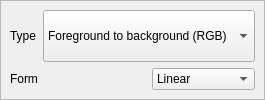
        <widget class="QFrame" name="gradient_frame" >
         <property name="sizePolicy" >
          <sizepolicy vsizetype="Preferred" hsizetype="Preferred" >
           <horstretch>0</horstretch>
           <verstretch>0</verstretch>
          </sizepolicy>
         </property>
         <property name="frameShape" >
          <enum>QFrame::StyledPanel</enum>
         </property>
         <property name="frameShadow" >
          <enum>QFrame::Raised</enum>
         </property>
         <layout class="QGridLayout" >
          <property name="leftMargin" >
           <number>9</number>
          </property>
          <property name="topMargin" >
           <number>9</number>
          </property>
          <property name="rightMargin" >
           <number>9</number>
          </property>
          <property name="bottomMargin" >
           <number>9</number>
          </property>
          <property name="horizontalSpacing" >
           <number>6</number>
          </property>
          <property name="verticalSpacing" >
           <number>6</number>
          </property>
          <item row="0" column="0" >
           <widget class="QLabel" name="label_4" >
            <property name="text" >
             <string>Type</string>
            </property>
           </widget>
          </item>
          <item row="0" column="1" colspan="2" >
           <widget class="QComboBox" name="gradient_type" >
            <property name="sizePolicy" >
             <sizepolicy vsizetype="Preferred" hsizetype="Preferred" >
              <horstretch>0</horstretch>
              <verstretch>0</verstretch>
             </sizepolicy>
            </property>
            <item>
             <property name="text" >
              <string>Foreground to background (RGB)</string>
             </property>
            </item>
            <item>
             <property name="text" >
              <string>Foreground to transparency</string>
             </property>
            </item>
           </widget>
          </item>
          <item row="1" column="0" colspan="2" >
           <widget class="QLabel" name="label_3" >
            <property name="text" >
             <string>Form</string>
            </property>
           </widget>
          </item>
          <item row="1" column="2" >
           <widget class="QComboBox" name="gradient_form" >
            <item>
             <property name="text" >
              <string>Linear</string>
             </property>
            </item>
            <item>
             <property name="text" >
              <string>Circular</string>
             </property>
            </item>
           </widget>
          </item>
         </layout>
        </widget>
